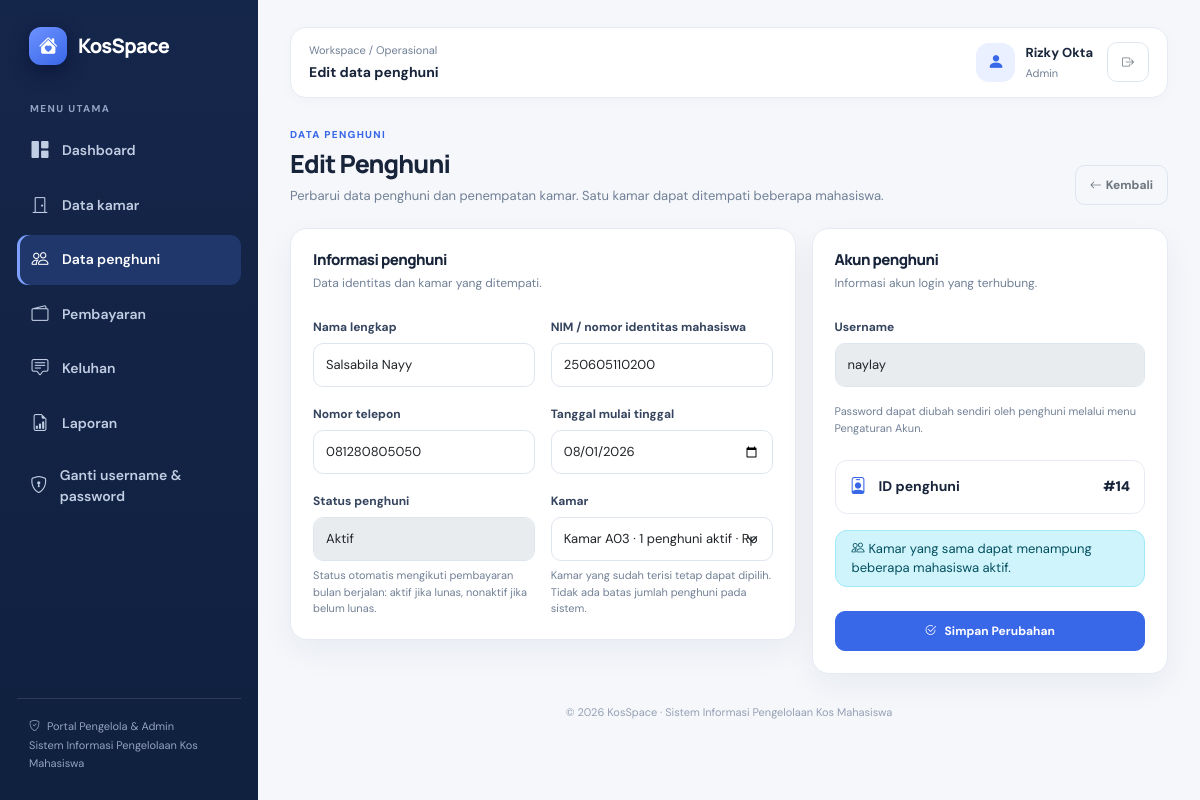
Screenshot of /admin/penghuni_edit.php?id=14 (signed in) with the database file from the repository.
### tables this page shows
CREATE TABLE `penghuni` (
  `id_penghuni` int(10) UNSIGNED NOT NULL,
  `id_user` int(10) UNSIGNED DEFAULT NULL,
  `id_kamar` int(10) UNSIGNED DEFAULT NULL,
  `nama` varchar(100) NOT NULL,
  `nomor_identitas_mahasiswa` varchar(30) NOT NULL,
  `no_telepon` varchar(20) DEFAULT NULL,
  `tanggal_mulai_tinggal` date NOT NULL,
  `status_penghuni` enum('aktif','nonaktif') NOT NULL DEFAULT 'aktif',
  `created_at` timestamp NOT NULL DEFAULT current_timestamp()
);

CREATE TABLE `users` (
  `id_user` int(10) UNSIGNED NOT NULL,
  `nama` varchar(100) NOT NULL,
  `username` varchar(50) NOT NULL,
  `password` varchar(255) NOT NULL,
  `password_terbuka` text DEFAULT NULL,
  `role` enum('pengelola','admin','penghuni') NOT NULL,
  `created_at` timestamp NOT NULL DEFAULT current_timestamp()
);

### includes/auth.php (called while the page is built, shortened)
<?php
function isPengelolaUtama(): bool
{
    return ($_SESSION['role'] ?? '') === 'pengelola';
}
?>

### admin/penghuni_edit.php (the view, shortened to what this page needs)
<?php
require_once __DIR__ . '/../includes/auth.php';
require_once __DIR__ . '/../config/database.php';
$idPenghuni = filter_input(INPUT_GET, 'id', FILTER_VALIDATE_INT);
$ambil = $pdo->prepare('SELECT p.*, u.username FROM penghuni p LEFT JOIN users u ON p.id_user = u.id_user WHERE p.id_penghuni = :id LIMIT 1');
$ambil->execute(['id'=>$idPenghuni]);
$penghuni = $ambil->fetch();
$kamarStmt = $pdo->query("SELECT k.id_kamar, k.nomor_kamar, k.harga_sewa, k.status_kamar,
    (SELECT COUNT(*) FROM penghuni p2 WHERE p2.id_kamar = k.id_kamar AND p2.status_penghuni = 'aktif') AS jumlah_penghuni
    FROM kamar k ORDER BY k.nomor_kamar ASC");
$semuaKamar = $kamarStmt->fetchAll();
function eEdit($v): string { return htmlspecialchars((string)$v, ENT_QUOTES, 'UTF-8'); }
?>
<!DOCTYPE html>
<html lang="id">
<head>
<link href="https://cdn.jsdelivr.net/npm/bootstrap@5.3.3/dist/css/bootstrap.min.css" rel="stylesheet">
<link href="https://cdn.jsdelivr.net/npm/bootstrap-icons@1.11.3/font/bootstrap-icons.min.css" rel="stylesheet">
<link href="../assets/css/app.css" rel="stylesheet">
</head>
<body><div class="app-shell d-flex">
<?php include __DIR__ . '/../includes/admin_sidebar.php'; ?>
<main class="app-main"><header class="topbar"><div><div class="topbar-kicker">Workspace / Operasional</div><div class="topbar-title">Edit data penghuni</div></div><div class="user-chip"><div class="avatar"><i class="bi bi-person-fill"></i></div><div class="d-none d-sm-block"><div class="user-name"><?= eEdit($_SESSION['nama'] ?? 'Pengelola') ?></div><div class="user-role"><?= isPengelolaUtama() ? 'Pengelola utama' : 'Admin' ?></div></div><a href="../logout.php" class="btn btn-outline-secondary ms-1"><i class="bi bi-box-arrow-right"></i></a></div></header>
<section class="page-heading"><div><div class="eyebrow">Data penghuni</div><h1>Edit Penghuni</h1><p>Perbarui data penghuni dan penempatan kamar. Satu kamar dapat ditempati beberapa mahasiswa.</p></div><a href="penghuni.php" class="btn btn-outline-secondary"><i class="bi bi-arrow-left me-1"></i>Kembali</a></section>
<form method="post"><input type="hidden" name="csrf_token" value="<?= eEdit($_SESSION['csrf_token']) ?>"><div class="row g-3">
<div class="col-lg-7"><div class="panel"><h2 class="panel-title">Informasi penghuni</h2><div class="panel-subtitle mb-4">Data identitas dan kamar yang ditempati.</div><div class="row g-3">
<div class="col-md-6"><label class="form-label">Nama lengkap</label><input class="form-control" name="nama" value="<?= eEdit($_POST['nama'] ?? $penghuni['nama']) ?>" required></div>
<div class="col-md-6"><label class="form-label">NIM / nomor identitas mahasiswa</label><input class="form-control" name="nomor_identitas_mahasiswa" value="<?= eEdit($_POST['nomor_identitas_mahasiswa'] ?? $penghuni['nomor_identitas_mahasiswa']) ?>" required></div>
<div class="col-md-6"><label class="form-label">Nomor telepon</label><input class="form-control" name="no_telepon" value="<?= eEdit($_POST['no_telepon'] ?? $penghuni['no_telepon']) ?>" required></div>
<div class="col-md-6"><label class="form-label">Tanggal mulai tinggal</label><input type="date" class="form-control" name="tanggal_mulai_tinggal" value="<?= eEdit($_POST['tanggal_mulai_tinggal'] ?? $penghuni['tanggal_mulai_tinggal']) ?>" required></div>
<div class="col-md-6"><label class="form-label">Status penghuni</label><input class="form-control" value="<?= eEdit($penghuni['status_penghuni'] === 'aktif' ? 'Aktif' : 'Nonaktif') ?>" disabled><div class="form-hint">Status otomatis mengikuti pembayaran bulan berjalan: aktif jika lunas, nonaktif jika belum lunas.</div></div>
<div class="col-md-6"><label class="form-label">Kamar</label><select class="form-select" name="id_kamar" required><?php foreach($semuaKamar as $k): $selected=(string)($_POST['id_kamar'] ?? $penghuni['id_kamar'])===(string)$k['id_kamar']; $jumlah=(int)$k['jumlah_penghuni']; ?><option value="<?= (int)$k['id_kamar'] ?>" <?= $selected?'selected':'' ?>>Kamar <?= eEdit($k['nomor_kamar']) ?> · <?= $jumlah > 0 ? $jumlah . ' penghuni aktif' : 'Belum ada penghuni' ?> · Rp <?= number_format((float)$k['harga_sewa'],0,',','.') ?>/bulan</option><?php endforeach; ?></select><div class="form-hint">Kamar yang sudah terisi tetap dapat dipilih. Tidak ada batas jumlah penghuni pada sistem.</div></div>
</div></div></div>
<div class="col-lg-5"><div class="panel"><h2 class="panel-title">Akun penghuni</h2><div class="panel-subtitle mb-4">Informasi akun login yang terhubung.</div><div class="mb-3"><label class="form-label">Username</label><input class="form-control" value="<?= eEdit($penghuni['username'] ?? '-') ?>" disabled></div><div class="form-hint mb-4">Password dapat diubah sendiri oleh penghuni melalui menu Pengaturan Akun.</div><div class="quick-link"><i class="bi bi-person-badge"></i><span class="flex-grow-1">ID penghuni</span><strong>#<?= (int)$penghuni['id_penghuni'] ?></strong></div><div class="alert alert-info py-2 small mt-3"><i class="bi bi-people me-1"></i>Kamar yang sama dapat menampung beberapa mahasiswa aktif.</div><button class="btn btn-primary w-100 mt-2" type="submit"><i class="bi bi-check2-circle me-2"></i>Simpan Perubahan</button></div></div>
</div></form><footer class="app-footer">&copy; <?= date('Y') ?> KosSpace · Sistem Informasi Pengelolaan Kos Mahasiswa</footer></main></div>
</body></html>

### assets/css/app.css (style rules this page uses)
:root { --ks-navy:#15264b;--ks-navy-2:#1c3565;--ks-blue:#3867e8;--ks-blue-soft:#eaf0ff;--ks-bg:#f5f7fb;--ks-card:#fff;--ks-text:#18243a;--ks-muted:#718096;--ks-border:#e6ebf3;--ks-green:#138a63;--ks-shadow:0 12px 32px rgba(22,39,73,.055) }
* { box-sizing:border-box }
body { margin:0;background:var(--ks-bg);color:var(--ks-text);font-family:'DM Sans',system-ui,sans-serif;font-size:14px }
h1,h2,h3,h4,h5,h6,.brand,.stat-value { font-family:'Manrope','DM Sans',sans-serif;letter-spacing:-.035em }
a { text-decoration:none }
.app-shell { min-height:100vh }
.app-main { min-width:0;flex:1;padding:27px 32px 25px }
.topbar { display:flex;align-items:center;justify-content:space-between;gap:16px;background:#fff;border:1px solid var(--ks-border);border-radius:16px;padding:14px 18px;margin-bottom:29px;box-shadow:0 3px 14px rgba(22,39,73,.025) }
.topbar-kicker { font-size:11px;color:var(--ks-muted);margin-bottom:3px }
.topbar-title { font-size:14px;font-weight:700 }
.user-chip { display:flex;align-items:center;gap:10px }
.avatar { width:39px;height:39px;display:grid;place-items:center;border-radius:13px;background:var(--ks-blue-soft);color:var(--ks-blue);font-size:17px;font-weight:800;flex-shrink:0 }
.user-name { font-weight:700;font-size:13px }
.user-role { color:var(--ks-muted);font-size:11px;margin-top:2px }
.page-heading { display:flex;align-items:flex-end;justify-content:space-between;gap:15px;margin-bottom:23px }
.page-heading h1 { font-size:25px;font-weight:800;margin:0 0 7px }
.page-heading p { margin:0;color:var(--ks-muted);font-size:13px }
.eyebrow { color:var(--ks-blue);font-size:10px;text-transform:uppercase;letter-spacing:.13em;font-weight:800;margin-bottom:7px }
.panel,.stat-card { background:var(--ks-card);border:1px solid var(--ks-border);border-radius:17px;box-shadow:var(--ks-shadow) }
.panel { padding:22px }
.panel-title { font-size:15px;font-weight:800;margin:0 }
.panel-subtitle { color:var(--ks-muted);font-size:12px;margin-top:5px }
.btn { border-radius:10px;font-weight:700;font-size:12px;padding:10px 14px }
.btn-primary { background:var(--ks-blue);border-color:var(--ks-blue) }
.btn-outline-secondary,.btn-outline-danger { border-color:#dfe5ef }
.form-control,.form-select { border-color:#dfe5ef;border-radius:10px;min-height:44px;font-size:13px;padding:10px 12px }
.form-label { font-size:12px;font-weight:700;color:#35445e;margin-bottom:7px }
.form-hint { color:var(--ks-muted);font-size:11px;margin-top:6px }
.alert { border-radius:12px;font-size:13px }
.quick-link { display:flex;align-items:center;gap:12px;padding:13px 14px;border:1px solid var(--ks-border);border-radius:12px;color:var(--ks-text);font-weight:700;transition:.18s }
.quick-link i { font-size:17px;color:var(--ks-blue) }
.app-footer { text-align:center;color:#94a0b3;font-size:11px;margin-top:30px }

### rows the page displays
penghuni: nama "Salsabila Nayy", nomor_identitas_mahasiswa "250605110200", no_telepon "081280805050", tanggal_mulai_tinggal "08/01/2026", status_penghuni "Aktif", id_kamar "Kamar A03 · 1 penghuni aktif · Rp 500.000/bulan", id_user.username "naylay", id_penghuni "14"

### other values shown
eEdit($_SESSION['nama'] ?? 'Pengelola') "Rizky Okta"
